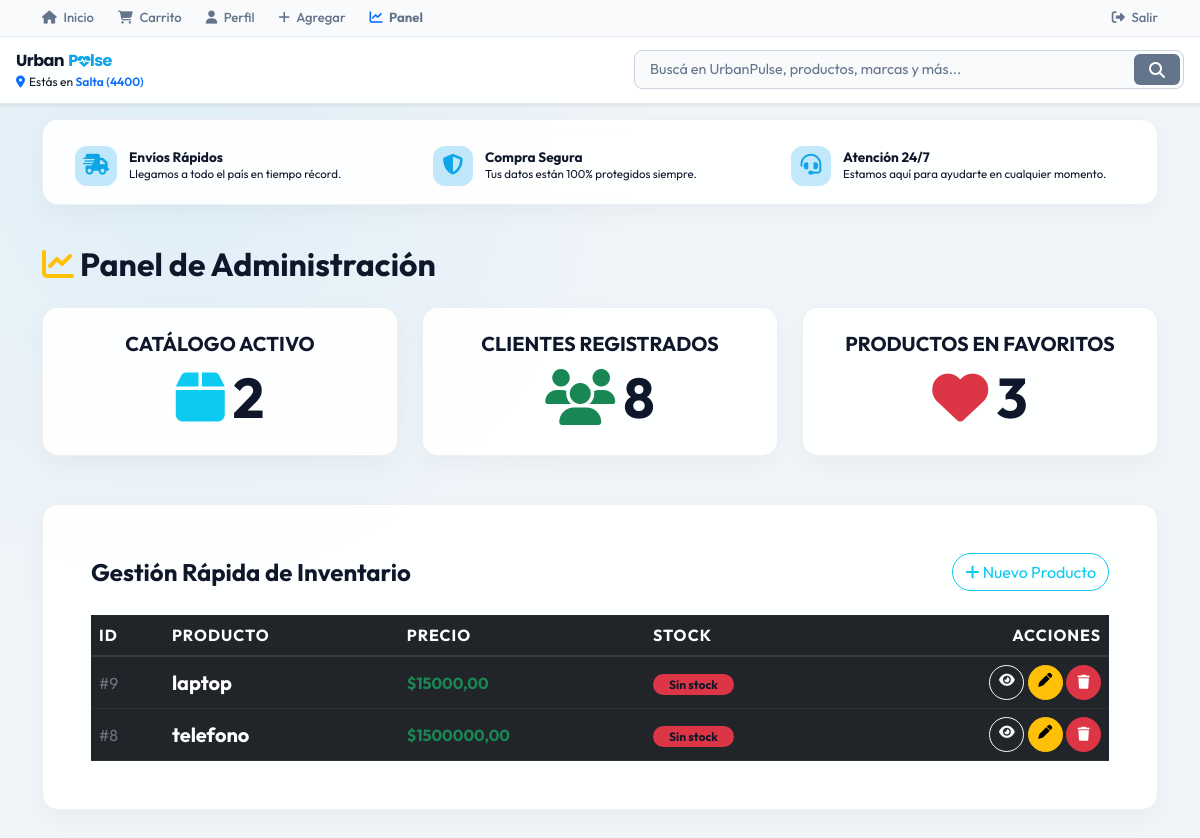
The app's page /dashboard/ (signed in), older data.
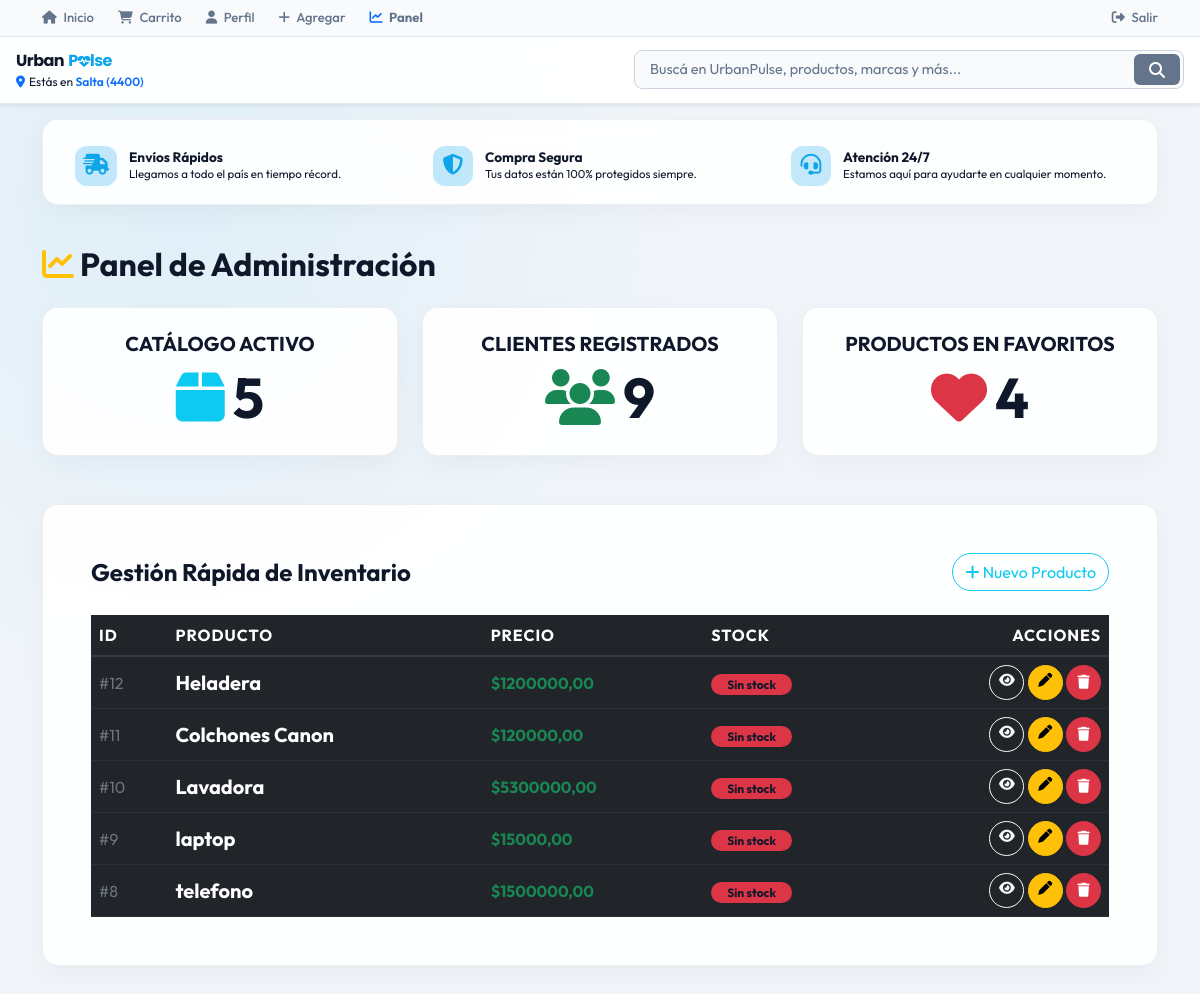
The same page, newer data.
### miapp/models.py (models this page shows, shortened)
class Producto(models.Model):
    usuario = models.ForeignKey(User, on_delete=models.CASCADE)
    categoria = models.ForeignKey(Categoria, on_delete=models.SET_NULL, null=True)
    nombre = models.CharField(max_length=120)
    descripcion = models.TextField()
    precio = models.DecimalField(max_digits=10, decimal_places=2)
    imagen = models.ImageField(upload_to='productos/', null=True, blank=True)
    stock = models.IntegerField(default=0)
    destacado = models.BooleanField(default=False)
    creado = models.DateTimeField(auto_now_add=True)

### miapp/views.py (the view)
# urls.py: path('dashboard/', views.dashboard, name='dashboard'),
@user_passes_test(es_admin)
def dashboard(request):
    total_productos = Producto.objects.count()
    total_usuarios = User.objects.count()
    total_favoritos = Favorito.objects.count()
    productos = Producto.objects.all().order_by('-id')
    return render(request, 'dashboard.html', {
        'total_productos': total_productos,
        'total_usuarios': total_usuarios,
        'total_favoritos': total_favoritos,
        'productos': productos
    })

### miapp/views.py (called while the page is built)
def es_admin(user):
    return user.is_authenticated and user.is_staff

### miapp/templates/dashboard.html (shortened to what this page needs)
{% extends 'base.html' %}
{% block content %}
<div class="animate__animated animate__fadeIn" style="margin-top: 40px;">
    <h2 class="fw-bold text-white mb-4"><i class="fa-solid fa-chart-line text-warning"></i> Panel de Administración</h2>
    <div class="row g-4 mb-5">
        <div class="col-md-4">
            <div class="glass-panel p-4 text-center border-start border-4 border-info h-100">
                <h5 class="text-secondary fw-bold text-uppercase letter-spacing-1">Catálogo Activo</h5>
                <h2 class="text-white m-0 display-4 fw-bold mt-2"><i class="fa-solid fa-box text-info me-2"></i>{{ total_productos }}</h2>
            </div>
        </div>
        <div class="col-md-4">
            <div class="glass-panel p-4 text-center border-start border-4 border-success h-100">
                <h5 class="text-secondary fw-bold text-uppercase letter-spacing-1">Clientes Registrados</h5>
                <h2 class="text-white m-0 display-4 fw-bold mt-2"><i class="fa-solid fa-users text-success me-2"></i>{{ total_usuarios }}</h2>
            </div>
        </div>
        <div class="col-md-4">
            <div class="glass-panel p-4 text-center border-start border-4 border-danger h-100">
                <h5 class="text-secondary fw-bold text-uppercase letter-spacing-1">Productos en Favoritos</h5>
                <h2 class="text-white m-0 display-4 fw-bold mt-2"><i class="fa-solid fa-heart text-danger me-2"></i>{{ total_favoritos }}</h2>
            </div>
        </div>
    </div>
    <div class="glass-panel p-4 p-md-5">
        <div class="d-flex justify-content-between align-items-center mb-4">
            <h4 class="text-white m-0 fw-bold">Gestión Rápida de Inventario</h4>
            <a href="{% url 'crear' %}" class="btn btn-outline-info rounded-pill"><i class="fa-solid fa-plus"></i> Nuevo Producto</a>
        </div>
        <div class="table-responsive">
            <table class="table table-dark table-hover table-borderless align-middle m-0" style="background: transparent;">
                <thead style="border-bottom: 2px solid rgba(255,255,255,0.1);">
                    <tr class="text-primary text-uppercase" style="letter-spacing: 1px;">
                        <th>ID</th>
                        <th>Producto</th>
                        <th>Precio</th>
                        <th>Stock</th>
                        <th class="text-end">Acciones</th>
                    </tr>
                </thead>
                <tbody>
                    {% for p in productos %}
                    <tr style="border-bottom: 1px solid rgba(255,255,255,0.05);">
                        <td class="text-secondary">#{{ p.id }}</td>
                        <td class="fw-bold fs-5">{{ p.nombre }}</td>
                        <td class="text-success fw-bold">${{ p.precio }}</td>
                        <td>
                            {% if p.stock > 0 %}
                                <span class="badge bg-success rounded-pill px-3">{{ p.stock }} disp.</span>
                            {% else %}
                                <span class="badge bg-danger rounded-pill px-3">Sin stock</span>
                            {% endif %}
                        </td>
                        <td class="text-end">
                            <a href="{% url 'detalle' p.id %}" class="btn btn-sm btn-outline-light rounded-circle" style="width: 35px; height: 35px;"><i class="fa-solid fa-eye"></i></a>
                            <a href="{% url 'editar' p.id %}" class="btn btn-sm btn-warning rounded-circle" style="width: 35px; height: 35px;"><i class="fa-solid fa-pen"></i></a>
                            <form action="{% url 'eliminar' p.id %}" method="POST" class="d-inline m-0">
                                <button class="btn btn-sm btn-danger rounded-circle" style="width: 35px; height: 35px;"><i class="fa-solid fa-trash"></i></button>
                            </form>
                        </td>
                    </tr>
                    {% endfor %}
                </tbody>
            </table>
        </div>
    </div>
</div>
{% endblock %}

Row changes from the older to the newer data that the page shows:
added Producto: id "12", nombre "Heladera", precio "1200000,00", stock "Sin stock"
added Producto: id "11", nombre "Colchones Canon", precio "120000,00", stock "Sin stock"
added Producto: id "10", nombre "Lavadora", precio "5300000,00", stock "Sin stock"
Text that changed along with them:
{{ total_productos }}: "2" → "5"
{{ total_usuarios }}: "8" → "9"
{{ total_favoritos }}: "3" → "4"
